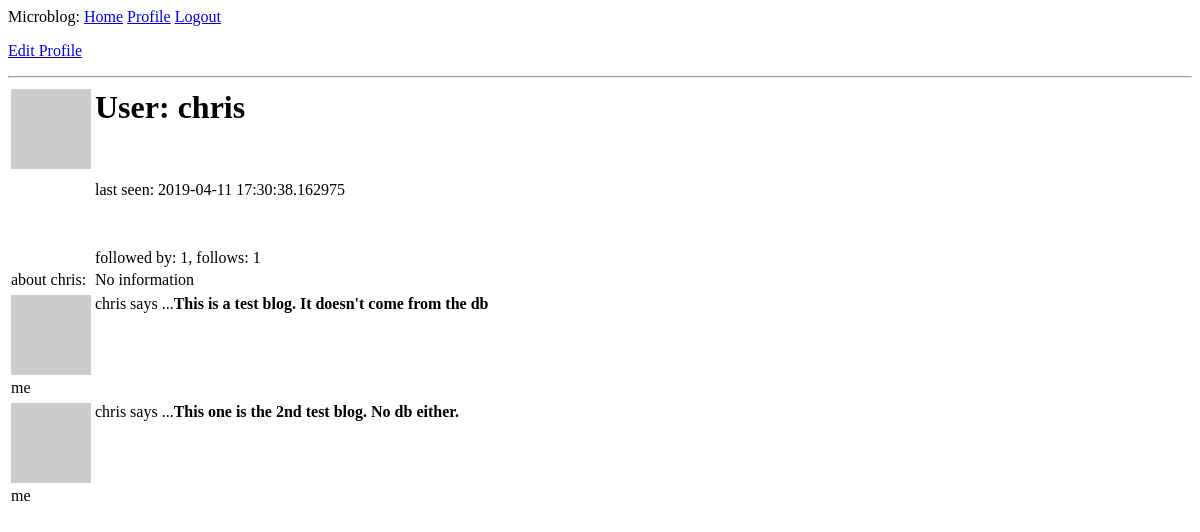
The page /user/chris (signed in) on the database as committed earlier.
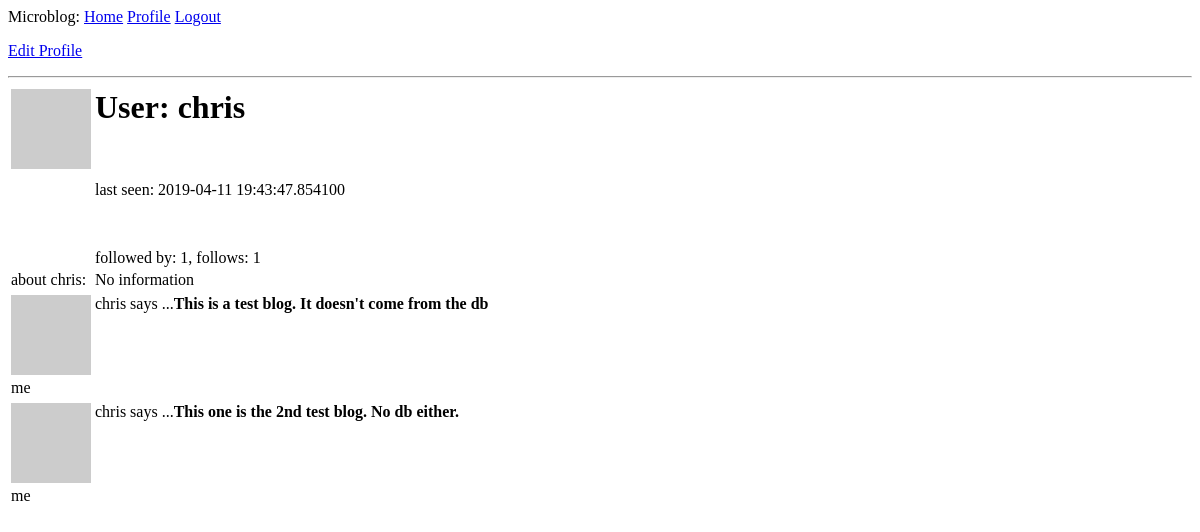
The same page on the database as committed later.
### microblog_app/models.py (models this page shows, shortened)
class User(UserMixin, db.Model): # UserMixin makes model compatible with flask-login
    id = db.Column(db.Integer, primary_key=True)  # flask login writes User.id to session
    username = db.Column(db.String(64), index=True, unique=True)
    email = db.Column(db.String(120), index=True, unique=True)
    password_hash = db.Column(db.String(128))
    posts = db.relationship('Post', backref='author', lazy='dynamic')
    about_me = db.Column(db.String(140))
    last_visited = db.Column(db.DateTime, default=datetime.utcnow())
    followed = db.relationship(
        'User', secondary=followers,
        primaryjoin=(followers.c.follower_id == id),
        secondaryjoin=(followers.c.followed_id == id),
        backref=db.backref('followers', lazy='dynamic'),
        lazy='dynamic'
    )
    def pull_avatar(self, size):
        digest = md5(self.email.lower().encode('utf-8')).hexdigest()
        return f"https://www.gravatar.com/avatar/{digest}?d=identicon&s={size}"
    def timestamp_on_request(self):  # time stamp to update last_visited in db upon request of any page
        self.last_visited = datetime.utcnow()
        db.session.commit()

### microblog_app/routes.py (the view)
@app.route(URLRoute.user)
@login_required
def user(username):
    user = User.query.filter_by(username=username).first_or_404()  # returns either element or 404 response
    posts = [
        { 'author': user, 'body': "This is a test blog. It doesn't come from the db" },
        { 'author': user, 'body': "This one is the 2nd test blog. No db either."}
    ]
    return render_template("user.html", user=user, posts=posts)

### microblog_app/models.py (called while the page is built)
@login.user_loader
def load_user(id):
    return User.query.get(int(id))

### microblog_app/routes.py (called while the page is built)
@app.before_request  # applies to all routes in the application
def before_request():
    if current_user.is_authenticated:
        current_user.timestamp_on_request()

### microblog_app/templates/user.html (shortened to what this page needs)
{% extends "base.html" %}
{% block content %}
{% if current_user == user %}
    <p><a href="{{ url_for('edit_profile') }}">Edit Profile</a></p>
{% elif current_user.is_following(user) %}
    <p><a href="{{ url_for('unfollow', username=user.username) }}">unfollow</a></p>
{% elif not current_user.is_following(user) %}
    <p><a href="{{ url_for('follow', username=user.username) }}">follow</a></p>
{% endif %}
<table>
    <tr valign="top">
        <td><img src="{{ user.pull_avatar(128) }}"></td>
        <td>
            <h1>User: {{ user.username }}</h1>
            <br><p>last seen: {% if user.last_visited %} {{ user.last_visited }} {% else %} no info {% endif %}</p>
            <br><p>followed by: {{ user.followers.count() }}, follows: {{ user.followed.count()}}</p>
        </td>
    </tr>
    <tr>
        <td>about {{ user.username }}:</td>
        <td>{% if user.about_me %} {{ user.about_me }} {% else %} No information {% endif %}</td>
    </tr>
    <hr>
</table>
{% include "_allposts.html" %}
{% endblock %}

### microblog_app/templates/base.html (shortened to what this page needs)
<!DOCTYPE>
<html>
    <head>
    </head>
    <body>
        <div>
            Microblog:
            <a href="{{ url_for('index') }}">Home</a>
            {% if current_user.is_authenticated %}
            <a href="{{ url_for('user', username=current_user.username) }}">Profile</a>
            <a href="{{ url_for('logout') }}">Logout</a>
            {% elif current_user.is_anonymous %}
            <a href="{{ url_for('login') }}">Login</a>
            {% endif %}
        </div>
    {% block content %}
    {% endblock %}
    </body>
</html>

### microblog_app/templates/_allposts.html
{% if posts %}
    {% for post in posts %}
        <table>
            <tr valign="top">
                <td><img src="{{ post.author.pull_avatar(36) }}"></td>
                <td>{{ post.author.username}} says ...<b>{{ post.body }}</b></td>
            </tr>
            <tr>
                {% if current_user.username == post.author.username %}
                <td><p>me</p></td>
                {% elif current_user.is_following(post.author) %}
                <td><a href="{{ url_for('unfollow', username=post.author.username) }}">unfollow</a></td>
                {% elif not current_user.is_following(post.author) %}
                <td><a href="{{ url_for('follow', username=post.author.username) }}">follow</a></td>
                {% endif %}
            </tr>
        </table>
    {% endfor %}
{% else %}
    <p>No blog posts to show!</p>
{% endif %}

Rows that differ between the two databases and show on the page:
changed User "chris": last_visited "2019-04-11 17:30:38.162975" → "2019-04-11 19:43:47.854100"
